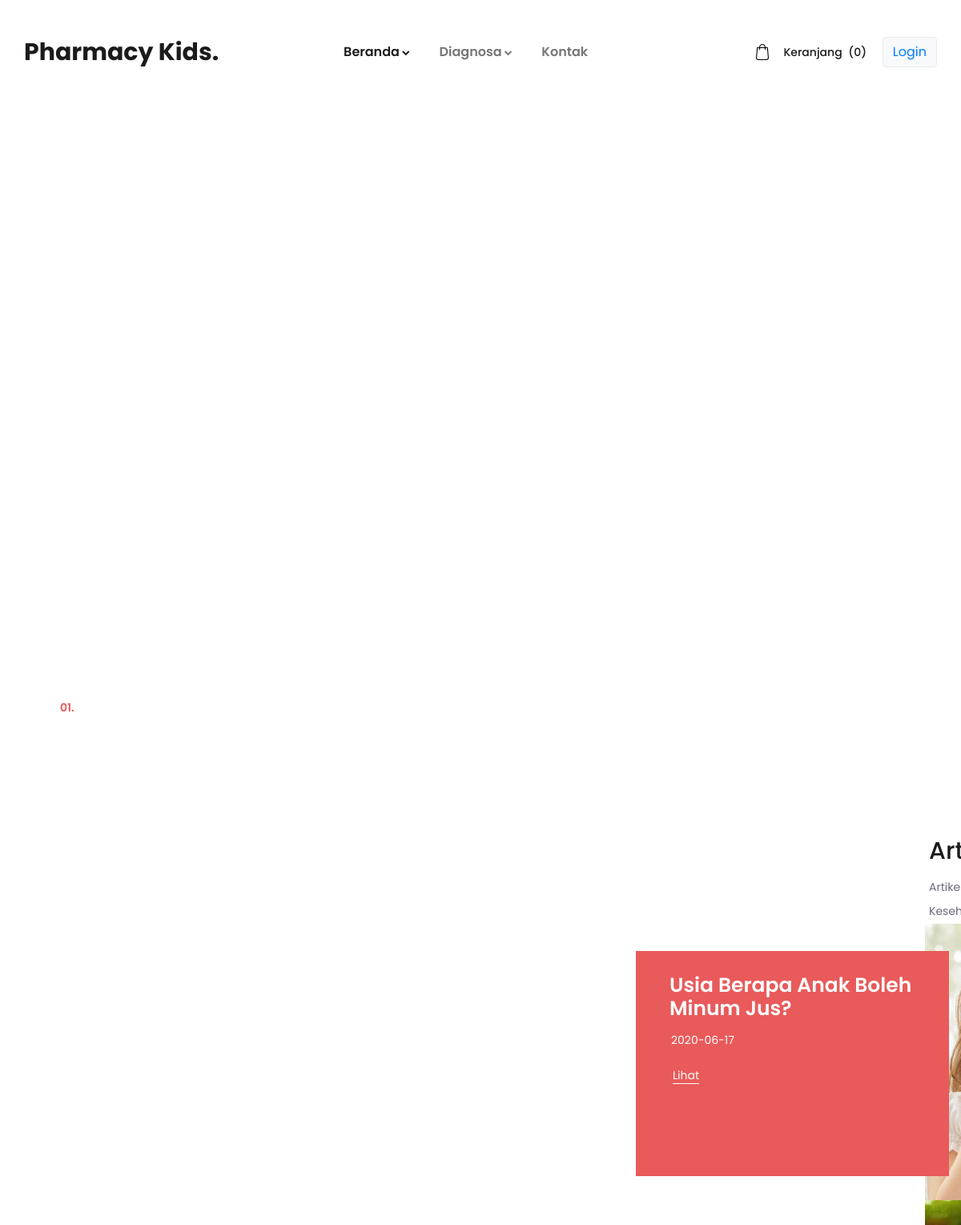
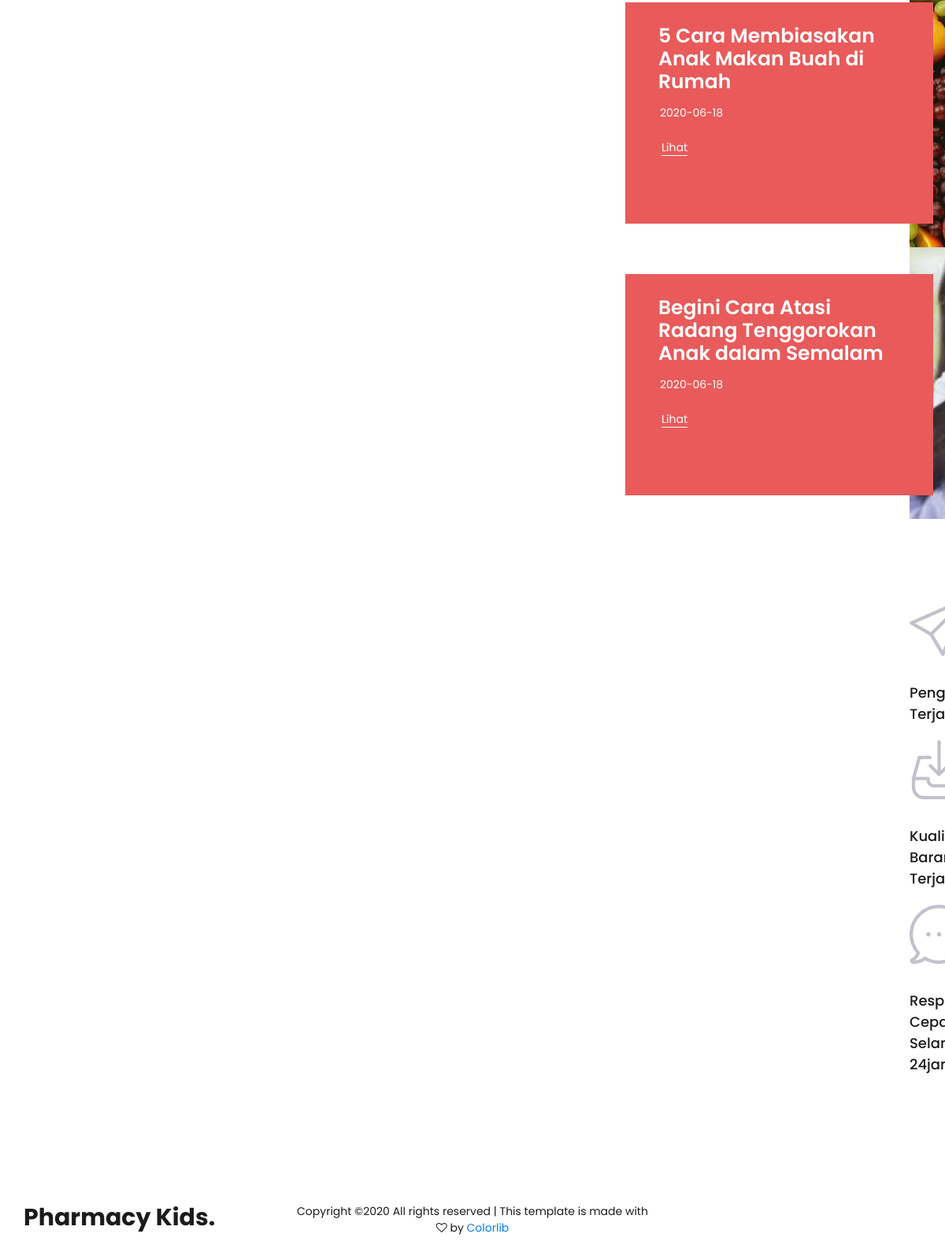
Page /index.php/home on the committed database (2 pictures, top to bottom).
### tables this page shows
CREATE TABLE `artikel` (
  `id_artikel` int(20) NOT NULL,
  `judul` varchar(100) NOT NULL,
  `foto` text NOT NULL,
  `isi` text NOT NULL,
  `tgl_buat` date NOT NULL
);

### application/controllers/Home.php (called while the page is built, shortened)
<?php
class Home extends CI_Controller {
	function __construct()
    {
  		$this->load->model('M_All');
  	}
	public function index()
	{
		$data['count'] = $this->M_All->count('keranjang2');
		$data['artikel'] = $this->M_All->get('artikel')->result();
		$this->load->view('home/base/head_main');
        $this->load->view('home/base/header', $data);
        $this->load->view('home/index', $data);
		$this->load->view('home/base/footer');
		$this->load->view('home/base/foot_main');
	}
}

### index.php (called while the page is built, shortened)
<?php
require_once BASEPATH.'core/CodeIgniter.php';

### application/models/M_All.php (called while the page is built, shortened)
<?php
class M_All extends CI_Model{
    public function get($table)
    {
        return $this->db->get($table);
    }
    public function select_distinct($select, $from)
    {
        $this->db->distinct();
        $this->db->select($select);
        $this->db->from($from);
        return $this->db->get();
    }
}

### application/views/home/index.php (the view, shortened to what this page needs)
<div class="home">
    <div class="home_slider_container">
        <div class="home_slider_dots_container">
            <div class="container">
                <div class="row">
                    <div class="col">
                        <div class="home_slider_dots">
                            <ul id="home_slider_custom_dots" class="home_slider_custom_dots">
                                <li class="home_slider_custom_dot active">01.</li>
                                <li class="home_slider_custom_dot">02.</li>
                                <li class="home_slider_custom_dot">03.</li>
                            </ul>
                        </div>
                    </div>
                </div>
            </div>
        </div>
    </div>
</div>
<div class="avds_xl">
    <div class="container">
        <div class="row">
            <div class="col">
            </div>
        </div>
        <div class="row">
            <div class="col-lg-8 offset-lg-2">
                <div class="newsletter_content text-center">
                    <div class="newsletter_title">Artikel</div>
                    <div class="newsletter_text"><p>Artikel Kesehatan</p></div>
                </div>
            </div>
            <?php foreach ($artikel as $a): ?>
                <div class="col-md-5">
                    <div class="avds_xl_container clearfix">
                        <div class="avds_xl_content">
                            <div class="avds_title" style="font-size: 25px;"><?= $a->judul ?></div>
                            <div class="avds_text"><?= $a->tgl_buat ?></div>
                            <div class="avds_link avds_xl_link"><a href="<?= base_url('index.php/home/') ?>detailartikel/<?= $a->id_artikel ?>">Lihat</a></div>
                        </div>
                    </div>
                </div>
            <?php endforeach; ?>
        </div>
    </div>
</div>
<div class="icon_boxes">
    <div class="container">
        <div class="row icon_box_row">
            <div class="col-lg-4 icon_box_col">
                <div class="icon_box">
                    <div class="icon_box_image"><img src="<?= base_url('assets_home/')?>images/icon_1.svg" alt=""></div>
                    <div class="icon_box_title">Pengiriman Terjamin</div>
                </div>
            </div>
            <div class="col-lg-4 icon_box_col">
                <div class="icon_box">
                    <div class="icon_box_image"><img src="<?= base_url('assets_home/')?>images/icon_2.svg" alt=""></div>
                    <div class="icon_box_title">Kualitas Barang Terjamin</div>
                </div>
            </div>
            <div class="col-lg-4 icon_box_col">
                <div class="icon_box">
                    <div class="icon_box_image"><img src="<?= base_url('assets_home/')?>images/icon_3.svg" alt=""></div>
                    <div class="icon_box_title">Respon Cepat Selama 24jam</div>
                </div>
            </div>
        </div>
    </div>
</div>

### assets_home/styles/main_styles.css (style rules this page uses)
* { margin: 0; padding: 0; -webkit-font-smoothing: antialiased; -webkit-text-shadow: rgba(0,0,0,.01) 0 0 1px; text-shadow: rgba(0,0,0,.01) 0 0 1px; }
body { font-family: 'Poppins', sans-serif; font-size: 14px; font-weight: 400; background: #FFFFFF; color: #a5a5a5; }
div { display: block; position: relative; -webkit-box-sizing: border-box; -moz-box-sizing: border-box; box-sizing: border-box; }
ul { list-style: none; margin-bottom: 0px; }
p { font-family: 'Poppins', sans-serif; font-size: 14px; line-height: 2.14; font-weight: 400; color: #6c6a74; -webkit-font-smoothing: antialiased; -webkit-text-shadow: rgba(0,0,0,.01) 0 0 1px; text-shadow: rgba(0,0,0,.01) 0 0 1px; }
p:last-of-type { margin-bottom: 0; }
a, a:hover, a:visited, a:active, a:link { text-decoration: none; -webkit-font-smoothing: antialiased; -webkit-text-shadow: rgba(0,0,0,.01) 0 0 1px; text-shadow: rgba(0,0,0,.01) 0 0 1px; }
.clearfix::before, .clearfix::after { content: ""; display: table; }
.clearfix::after { clear: both; }
.clearfix { zoom: 1; }
.home { width: 100%; height: 950px; background: #FFFFFF; z-index: 2; }
.home_slider_container { width: 100%; height: 100%; padding-top: 130px; padding-left: 60px; padding-right: 60px; padding-bottom: 30px; }
.home_slider_dots_container { display: inline-block; position: absolute; left: 0; bottom: 0; z-index: 10; width: 100%; padding-left: 60px; padding-right: 60px; }
.home_slider_dots { position: absolute; left: 15px; bottom: 56px; }
.home_slider_custom_dot { display: inline-block; position: relative; color: #FFFFFF; cursor: pointer; font-size: 14px; font-weight: 600; -webkit-transition: all 200ms ease; -moz-transition: all 200ms ease; -ms-transition: all 200ms ease; -o-transition: all 200ms ease; transition: all 200ms ease; }
.home_slider_custom_dot.active { color: #e95a5a; }
.avds_title { font-size: 48px; font-weight: 600; color: #FFFFFF; line-height: 1.16; }
.avds_link { margin-top: 18px; padding-left: 4px; }
.avds_link a { position: relative; display: inline-block; font-size: 14px; font-weight: 400; color: #FFFFFF; }
.avds_link a::after { display: block; position: absolute; left: 0; bottom: 0; width: 100%; height: 1px; background: #FFFFFF; content: ''; }
.avds_text { font-size: 14px; font-weight: 400; color: #FFFFFF; line-height: 2.14; margin-top: 11px; padding-left: 2px; }
.avds_xl { width: 100%; background: #FFFFFF; z-index: 2; }
.avds_xl_container { width: 100%; height: 345px; padding-top: 34px; padding-right: 35px; padding-bottom: 30px; padding-left: 30px; }
.avds_xl_content { width: 391px; height: 100%; background: #e95a5a; float: right; padding-top: 28px; padding-left: 42px; padding-right: 30px; }
.avds_xl_link { margin-top: 18px; }
.icon_boxes { width: 100%; padding-top: 99px; padding-bottom: 99px; background: #FFFFFF; z-index: 2; }
.icon_box { width: 100%; text-align: center; }
.icon_box_image { width: 75px; height: 75px; margin-left: auto; margin-right: auto; }
.icon_box_image img { max-width: 100%; }
.icon_box_title { font-size: 18px; font-weight: 500; color: #1b1b1b; margin-top: 33px; }
.newsletter_content { padding-top: 88px; }
.newsletter_title { font-size: 30px; font-weight: 500; color: #1b1b1b; }
.newsletter_text { margin-top: 8px; }

### rows in the picture
artikel: judul "Usia Berapa Anak Boleh Minum Jus?", tgl_buat "2020-06-17"
artikel: judul "5 Cara Membiasakan Anak Makan Buah di Rumah", tgl_buat "2020-06-18"
artikel: judul "Begini Cara Atasi Radang Tenggorokan Anak dalam Semalam", tgl_buat "2020-06-18"

### other values in the picture
$count "0"
